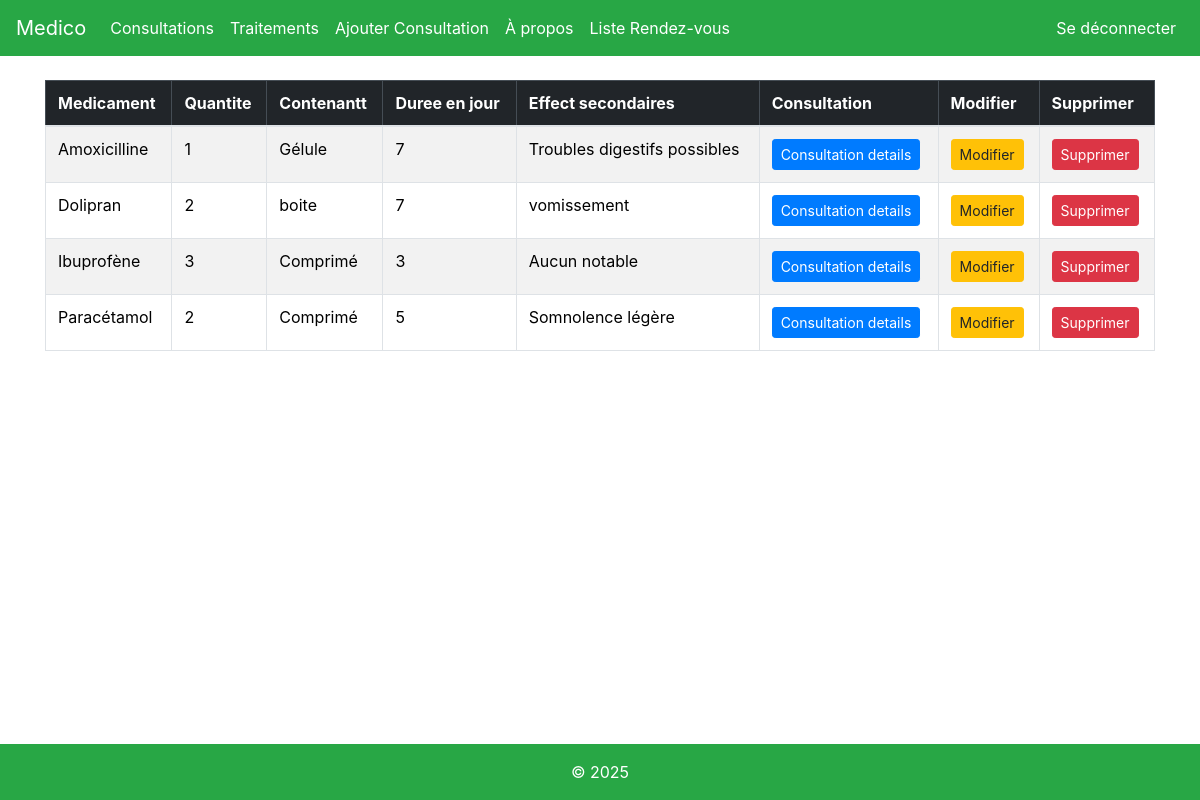
Screenshot of /traitements/ (signed in) with the database file from the repository.
### medico/models.py (models this page shows, shortened)
class Traitement(models.Model):
    medicament=models.CharField(max_length=40, null=False)
    quantite=models.IntegerField(null=False)
    contenant=models.CharField(max_length=20, null=False)
    duree=models.IntegerField(null=False)  # durée en jours
    effects_secondaires=models.TextField(null=False, blank=True)
    consultation=models.ForeignKey(Consultation, on_delete=models.CASCADE, null=False)

### medico/views.py (the view)
# urls.py: path('traitements/',views.traitements, name='listetraitements'),
def traitements(request):
    permission = checkpermissions(request)
    if permission:
        return permission
    lesTraitements = Traitement.objects.all().order_by('medicament')
    return render(request, 'medico/listetraitement.html', {"lesTraitements":lesTraitements})

### medico/views.py (called while the page is built)
def checkpermissions(request):
    if not (request.session.get('is_doctor') or request.session.get('is_admin')):
        return redirect('about')

### medico/templates/medico/listetraitement.html (shortened to what this page needs)
{% extends 'medico/main.html'%}
{% load django_bootstrap5 %}
{% block content %}
<body>
<div class="custom-table">
    {% if lesTraitements %}
<table class="table table-striped table-bordered">
    <thead class="table-dark">
        <tr>
            <th>Medicament</th>
            <th>Quantite</th>
            <th>Contenantt</th>
            <th>Duree en jour</th>
            <th>Effect secondaires</th>
            <th>Consultation</th>
            <th>Modifier</th>
            <th>Supprimer</th>
        </tr>
    </thead>
    <tbody>
        {% for unTraitement in lesTraitements %}
        <tr>
        <td>{{unTraitement.medicament}}</td>
        <td>{{unTraitement.quantite}}</td>
        <td>{{unTraitement.contenant}}</td>
        <td>{{unTraitement.duree}}</td>
        <td>{{unTraitement.effects_secondaires}}</td>
        <td><a class="btn btn-sm btn-primary" href="{% url 'consultationDetail' unTraitement.consultation.id %}">Consultation details</a></td>
        <td><a class="btn btn-sm btn-warning" href="{% url 'modifier_traitement' unTraitement.id %}">Modifier</a></td>
        <td><a class="btn btn-sm btn-danger" href="{% url 'delete_traitement' unTraitement.id %}">Supprimer</a></td>
        </tr>
        {% endfor %}
    </tbody>
</table>
</div>
{% else %}
<p>Aucunes Traitements.</p>
{% endif %}
</body>
{% endblock %}

### rows the page displays
Traitement: medicament "Amoxicilline", quantite "1", contenant "Gélule", duree "7", effects_secondaires "Troubles digestifs possibles"
Traitement: medicament "Dolipran", quantite "2", contenant "boite", duree "7", effects_secondaires "vomissement"
Traitement: medicament "Ibuprofène", quantite "3", contenant "Comprimé", duree "3", effects_secondaires "Aucun notable"
Traitement: medicament "Paracétamol", quantite "2", contenant "Comprimé", duree "5", effects_secondaires "Somnolence légère"
